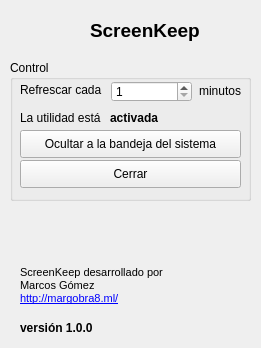
<?xml version="1.0" encoding="UTF-8"?>
<ui version="4.0">
 <class>MainWindow</class>
 <widget class="QMainWindow" name="MainWindow">
  <property name="geometry">
   <rect>
    <x>0</x>
    <y>0</y>
    <width>261</width>
    <height>348</height>
   </rect>
  </property>
  <property name="windowTitle">
   <string>ScreenKeep</string>
  </property>
  <property name="windowIcon">
   <iconset>
    <normaloff>resx/refresh.png</normaloff>resx/refresh.png</iconset>
  </property>
  <property name="tabShape">
   <enum>QTabWidget::Rounded</enum>
  </property>
  <widget class="QWidget" name="centralwidget">
   <widget class="QLabel" name="title_header">
    <property name="geometry">
     <rect>
      <x>90</x>
      <y>10</y>
      <width>151</width>
      <height>41</height>
     </rect>
    </property>
    <property name="font">
     <font>
      <family>MS Shell Dlg 2</family>
      <pointsize>14</pointsize>
      <weight>75</weight>
      <bold>true</bold>
     </font>
    </property>
    <property name="text">
     <string>ScreenKeep</string>
    </property>
   </widget>
   <widget class="QLabel" name="logo_img">
    <property name="geometry">
     <rect>
      <x>40</x>
      <y>10</y>
      <width>41</width>
      <height>41</height>
     </rect>
    </property>
    <property name="text">
     <string/>
    </property>
    <property name="pixmap">
     <pixmap>resx/refresh.png</pixmap>
    </property>
    <property name="scaledContents">
     <bool>true</bool>
    </property>
   </widget>
   <widget class="QGroupBox" name="control_box">
    <property name="geometry">
     <rect>
      <x>10</x>
      <y>60</y>
      <width>241</width>
      <height>141</height>
     </rect>
    </property>
    <property name="title">
     <string>Control</string>
    </property>
    <widget class="QSpinBox" name="min_selector">
     <property name="geometry">
      <rect>
       <x>101</x>
       <y>21</y>
       <width>81</width>
       <height>21</height>
      </rect>
     </property>
     <property name="minimum">
      <number>1</number>
     </property>
     <property name="maximum">
      <number>10</number>
     </property>
    </widget>
    <widget class="QLabel" name="min_info_1">
     <property name="geometry">
      <rect>
       <x>10</x>
       <y>20</y>
       <width>91</width>
       <height>20</height>
      </rect>
     </property>
     <property name="layoutDirection">
      <enum>Qt::LeftToRight</enum>
     </property>
     <property name="text">
      <string>Refrescar cada</string>
     </property>
    </widget>
    <widget class="QLabel" name="min_info_name">
     <property name="geometry">
      <rect>
       <x>180</x>
       <y>20</y>
       <width>51</width>
       <height>21</height>
      </rect>
     </property>
     <property name="layoutDirection">
      <enum>Qt::LeftToRight</enum>
     </property>
     <property name="text">
      <string>minutos</string>
     </property>
     <property name="alignment">
      <set>Qt::AlignRight|Qt::AlignTrailing|Qt::AlignVCenter</set>
     </property>
    </widget>
    <widget class="QLabel" name="status_info">
     <property name="geometry">
      <rect>
       <x>10</x>
       <y>50</y>
       <width>91</width>
       <height>16</height>
      </rect>
     </property>
     <property name="text">
      <string>La utilidad está</string>
     </property>
    </widget>
    <widget class="QLabel" name="status_state">
     <property name="geometry">
      <rect>
       <x>100</x>
       <y>50</y>
       <width>131</width>
       <height>16</height>
      </rect>
     </property>
     <property name="font">
      <font>
       <weight>75</weight>
       <bold>true</bold>
      </font>
     </property>
     <property name="text">
      <string>activada</string>
     </property>
    </widget>
    <widget class="QPushButton" name="close_btn">
     <property name="geometry">
      <rect>
       <x>10</x>
       <y>100</y>
       <width>221</width>
       <height>28</height>
      </rect>
     </property>
     <property name="text">
      <string>Cerrar</string>
     </property>
    </widget>
    <widget class="QPushButton" name="hide_btn">
     <property name="geometry">
      <rect>
       <x>10</x>
       <y>70</y>
       <width>221</width>
       <height>28</height>
      </rect>
     </property>
     <property name="text">
      <string>Ocultar a la bandeja del sistema</string>
     </property>
    </widget>
   </widget>
   <widget class="QLabel" name="dev_info">
    <property name="geometry">
     <rect>
      <x>20</x>
      <y>260</y>
      <width>221</width>
      <height>51</height>
     </rect>
    </property>
    <property name="text">
     <string>&lt;!DOCTYPE HTML PUBLIC &quot;-//W3C//DTD HTML 4.0//EN&quot; &quot;http://www.w3.org/TR/REC-html40/strict.dtd&quot;&gt;
&lt;html&gt;&lt;head&gt;&lt;meta name=&quot;qrichtext&quot; content=&quot;1&quot; /&gt;&lt;style type=&quot;text/css&quot;&gt;
p, li { white-space: pre-wrap; }
&lt;/style&gt;&lt;/head&gt;&lt;body style=&quot; font-family:'MS Shell Dlg 2'; font-size:8pt; font-weight:400; font-style:normal;&quot;&gt;
&lt;p style=&quot; margin-top:0px; margin-bottom:0px; margin-left:0px; margin-right:0px; -qt-block-indent:0; text-indent:0px;&quot;&gt;ScreenKeep desarrollado por&lt;/p&gt;
&lt;p style=&quot; margin-top:0px; margin-bottom:0px; margin-left:0px; margin-right:0px; -qt-block-indent:0; text-indent:0px;&quot;&gt;Marcos Gómez&lt;/p&gt;
&lt;p style=&quot; margin-top:0px; margin-bottom:0px; margin-left:0px; margin-right:0px; -qt-block-indent:0; text-indent:0px;&quot;&gt;&lt;a href=&quot;http://margobra8.ml/&quot;&gt;&lt;span style=&quot; text-decoration: underline; color:#0000ff;&quot;&gt;http://margobra8.ml/&lt;/span&gt;&lt;/a&gt;&lt;/p&gt;&lt;/body&gt;&lt;/html&gt;</string>
    </property>
    <property name="wordWrap">
     <bool>true</bool>
    </property>
   </widget>
   <widget class="QLabel" name="ver_info">
    <property name="geometry">
     <rect>
      <x>20</x>
      <y>320</y>
      <width>221</width>
      <height>16</height>
     </rect>
    </property>
    <property name="font">
     <font>
      <weight>75</weight>
      <bold>true</bold>
     </font>
    </property>
    <property name="text">
     <string>versión 1.0.0</string>
    </property>
   </widget>
  </widget>
 </widget>
 <resources/>
 <connections/>
</ui>
